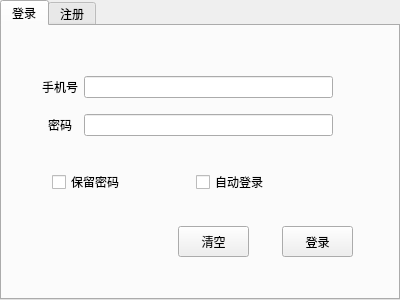
<?xml version="1.0" encoding="UTF-8"?>
<ui version="4.0">
 <class>login</class>
 <widget class="QWidget" name="login">
  <property name="geometry">
   <rect>
    <x>0</x>
    <y>0</y>
    <width>400</width>
    <height>300</height>
   </rect>
  </property>
  <property name="minimumSize">
   <size>
    <width>400</width>
    <height>300</height>
   </size>
  </property>
  <property name="maximumSize">
   <size>
    <width>400</width>
    <height>300</height>
   </size>
  </property>
  <property name="windowTitle">
   <string>登录&amp;注册</string>
  </property>
  <property name="windowIcon">
   <iconset resource="res.qrc">
    <normaloff>:/image/icon.jpg</normaloff>:/image/icon.jpg</iconset>
  </property>
  <widget class="QTabWidget" name="tw_page">
   <property name="geometry">
    <rect>
     <x>0</x>
     <y>0</y>
     <width>400</width>
     <height>300</height>
    </rect>
   </property>
   <property name="minimumSize">
    <size>
     <width>400</width>
     <height>300</height>
    </size>
   </property>
   <property name="maximumSize">
    <size>
     <width>400</width>
     <height>300</height>
    </size>
   </property>
   <property name="currentIndex">
    <number>0</number>
   </property>
   <widget class="QWidget" name="tab_login">
    <attribute name="title">
     <string>登录</string>
    </attribute>
    <widget class="QPushButton" name="pb_clear">
     <property name="geometry">
      <rect>
       <x>176</x>
       <y>200</y>
       <width>71</width>
       <height>31</height>
      </rect>
     </property>
     <property name="text">
      <string>清空</string>
     </property>
    </widget>
    <widget class="QPushButton" name="pb_login">
     <property name="geometry">
      <rect>
       <x>280</x>
       <y>200</y>
       <width>71</width>
       <height>31</height>
      </rect>
     </property>
     <property name="text">
      <string>登录</string>
     </property>
    </widget>
    <widget class="QWidget" name="layoutWidget">
     <property name="geometry">
      <rect>
       <x>40</x>
       <y>40</y>
       <width>291</width>
       <height>81</height>
      </rect>
     </property>
     <layout class="QGridLayout" name="gridLayout">
      <item row="0" column="0">
       <widget class="QLabel" name="lb_tel">
        <property name="text">
         <string>手机号</string>
        </property>
        <property name="alignment">
         <set>Qt::AlignCenter</set>
        </property>
       </widget>
      </item>
      <item row="0" column="1">
       <widget class="QLineEdit" name="le_tel">
        <property name="text">
         <string/>
        </property>
       </widget>
      </item>
      <item row="1" column="0">
       <widget class="QLabel" name="lb_password">
        <property name="text">
         <string>密码</string>
        </property>
        <property name="alignment">
         <set>Qt::AlignCenter</set>
        </property>
       </widget>
      </item>
      <item row="1" column="1">
       <widget class="QLineEdit" name="le_password">
        <property name="text">
         <string/>
        </property>
        <property name="echoMode">
         <enum>QLineEdit::Password</enum>
        </property>
       </widget>
      </item>
     </layout>
    </widget>
    <widget class="QWidget" name="layoutWidget_2">
     <property name="geometry">
      <rect>
       <x>50</x>
       <y>140</y>
       <width>281</width>
       <height>33</height>
      </rect>
     </property>
     <layout class="QHBoxLayout" name="horizontalLayout">
      <item>
       <widget class="QCheckBox" name="checkBox">
        <property name="text">
         <string>保留密码</string>
        </property>
       </widget>
      </item>
      <item>
       <widget class="QCheckBox" name="checkBox_2">
        <property name="text">
         <string>自动登录</string>
        </property>
       </widget>
      </item>
     </layout>
    </widget>
   </widget>
   <widget class="QWidget" name="tab_register">
    <attribute name="title">
     <string>注册</string>
    </attribute>
    <widget class="QWidget" name="layoutWidget_3">
     <property name="geometry">
      <rect>
       <x>60</x>
       <y>30</y>
       <width>261</width>
       <height>155</height>
      </rect>
     </property>
     <layout class="QGridLayout" name="gridLayout_2">
      <item row="1" column="1">
       <widget class="QLineEdit" name="le_password_register">
        <property name="toolTip">
         <string>&lt;html&gt;&lt;head/&gt;&lt;body&gt;&lt;p&gt;&lt;span style=&quot; font-size:12pt;&quot;&gt;输入密码，长度不超过20&lt;/span&gt;&lt;/p&gt;&lt;/body&gt;&lt;/html&gt;</string>
        </property>
        <property name="echoMode">
         <enum>QLineEdit::Password</enum>
        </property>
       </widget>
      </item>
      <item row="2" column="1">
       <widget class="QLineEdit" name="le_confirm_register">
        <property name="toolTip">
         <string>&lt;html&gt;&lt;head/&gt;&lt;body&gt;&lt;p&gt;&lt;span style=&quot; font-size:12pt;&quot;&gt;输入密码，长度不超过20&lt;/span&gt;&lt;/p&gt;&lt;/body&gt;&lt;/html&gt;</string>
        </property>
        <property name="echoMode">
         <enum>QLineEdit::Password</enum>
        </property>
       </widget>
      </item>
      <item row="2" column="0">
       <widget class="QLabel" name="lb_confirm_register">
        <property name="contextMenuPolicy">
         <enum>Qt::DefaultContextMenu</enum>
        </property>
        <property name="text">
         <string>再次确认</string>
        </property>
        <property name="alignment">
         <set>Qt::AlignCenter</set>
        </property>
       </widget>
      </item>
      <item row="0" column="1">
       <widget class="QLineEdit" name="le_tel_register">
        <property name="toolTip">
         <string>&lt;html&gt;&lt;head/&gt;&lt;body&gt;&lt;p&gt;&lt;span style=&quot; font-size:12pt;&quot;&gt;输入11位手机号&lt;/span&gt;&lt;/p&gt;&lt;/body&gt;&lt;/html&gt;</string>
        </property>
       </widget>
      </item>
      <item row="1" column="0">
       <widget class="QLabel" name="lb_password_register">
        <property name="contextMenuPolicy">
         <enum>Qt::DefaultContextMenu</enum>
        </property>
        <property name="text">
         <string>密码</string>
        </property>
        <property name="alignment">
         <set>Qt::AlignCenter</set>
        </property>
       </widget>
      </item>
      <item row="0" column="0">
       <widget class="QLabel" name="lb_tel_register">
        <property name="contextMenuPolicy">
         <enum>Qt::DefaultContextMenu</enum>
        </property>
        <property name="text">
         <string>手机号</string>
        </property>
        <property name="alignment">
         <set>Qt::AlignCenter</set>
        </property>
       </widget>
      </item>
      <item row="3" column="0">
       <widget class="QLabel" name="lb_name_register">
        <property name="contextMenuPolicy">
         <enum>Qt::DefaultContextMenu</enum>
        </property>
        <property name="text">
         <string>昵称</string>
        </property>
        <property name="alignment">
         <set>Qt::AlignCenter</set>
        </property>
       </widget>
      </item>
      <item row="3" column="1">
       <widget class="QLineEdit" name="le_name_register">
        <property name="toolTip">
         <string>&lt;html&gt;&lt;head/&gt;&lt;body&gt;&lt;p&gt;&lt;span style=&quot; color:#000000;&quot;&gt;昵称不能为空且长度不能超过20&lt;/span&gt;&lt;/p&gt;&lt;/body&gt;&lt;/html&gt;</string>
        </property>
       </widget>
      </item>
     </layout>
    </widget>
    <widget class="QPushButton" name="pb_clear_register">
     <property name="geometry">
      <rect>
       <x>176</x>
       <y>220</y>
       <width>71</width>
       <height>31</height>
      </rect>
     </property>
     <property name="text">
      <string>清空</string>
     </property>
    </widget>
    <widget class="QPushButton" name="pb_register">
     <property name="geometry">
      <rect>
       <x>280</x>
       <y>220</y>
       <width>71</width>
       <height>31</height>
      </rect>
     </property>
     <property name="text">
      <string>注册</string>
     </property>
    </widget>
   </widget>
  </widget>
 </widget>
 <tabstops>
  <tabstop>le_tel</tabstop>
  <tabstop>le_password</tabstop>
  <tabstop>checkBox</tabstop>
  <tabstop>checkBox_2</tabstop>
  <tabstop>pb_login</tabstop>
  <tabstop>pb_clear</tabstop>
  <tabstop>le_tel_register</tabstop>
  <tabstop>le_password_register</tabstop>
  <tabstop>le_confirm_register</tabstop>
  <tabstop>le_name_register</tabstop>
  <tabstop>pb_register</tabstop>
  <tabstop>pb_clear_register</tabstop>
  <tabstop>tw_page</tabstop>
 </tabstops>
 <resources>
  <include location="res.qrc"/>
 </resources>
 <connections/>
</ui>
